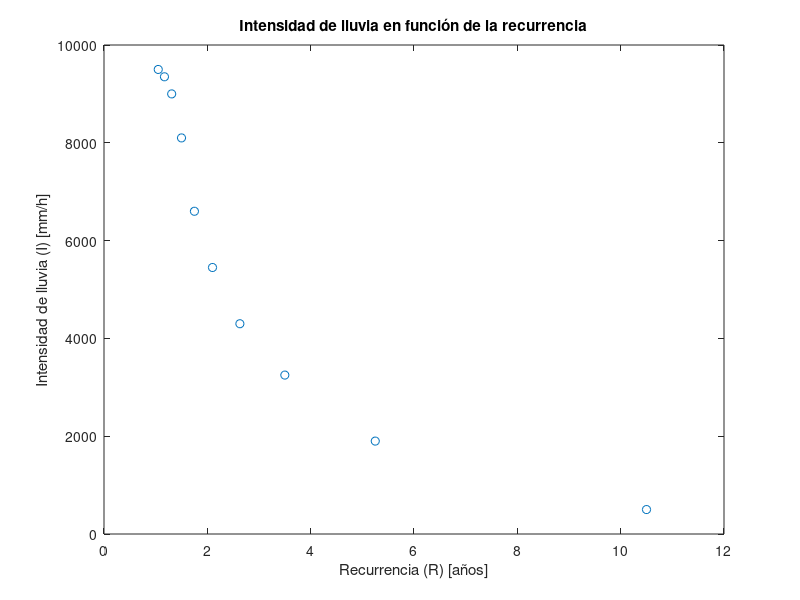
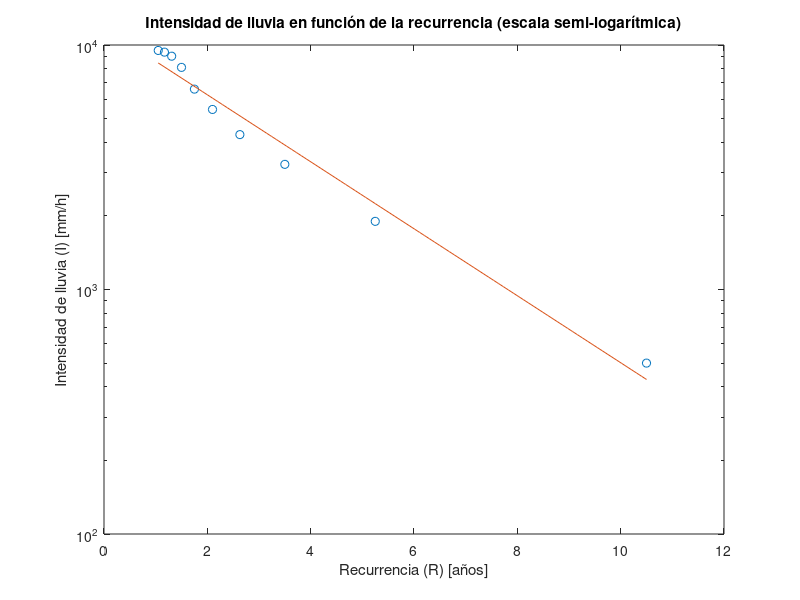

Write the MATLAB code that produced these figures, in order.
% Datos
R = [10.5 5.25 3.5 2.63 2.1 1.75 1.5 1.31 1.17 1.05];
I = [500 1900 3250 4300 5450 6600 8100 9000 9350 9500];

% Graficar los puntos
figure;
plot(R, I, 'o');
xlabel('Recurrencia (R) [años]');
ylabel('Intensidad de lluvia (I) [mm/h]');
title('Intensidad de lluvia en función de la recurrencia');

% Ajuste de curva
% Aquí puedes seleccionar un ajuste adecuado para tus datos, por ejemplo, una curva exponencial:
% Transformación para ajuste exponencial: ln(I) = ln(a) + b * R
ln_I = log(I);
A = [R' ones(length(R), 1)];
coef_exponencial = A\ln_I';
a_exp = exp(coef_exponencial(2));
b_exp = coef_exponencial(1);
fprintf('Coeficientes del ajuste exponencial: a = %f, b = %f\n', a_exp, b_exp);

% Graficar la curva ajustada en coordenadas semi-logarítmicas
x_vals = linspace(min(R), max(R), 100);
y_vals = a_exp * exp(b_exp * x_vals);
figure;
semilogy(R, I, 'o', x_vals, y_vals);
xlabel('Recurrencia (R) [años]');
ylabel('Intensidad de lluvia (I) [mm/h]');
title('Intensidad de lluvia en función de la recurrencia (escala semi-logarítmica)');

% Predicción de la intensidad para una recurrencia de 3 años
recurrencia_deseada = 3;
intensidad_pred = a_exp * exp(b_exp * recurrencia_deseada);
fprintf('La intensidad esperada de la lluvia para una recurrencia de 3 años es: %f mm/h\n', intensidad_pred);

